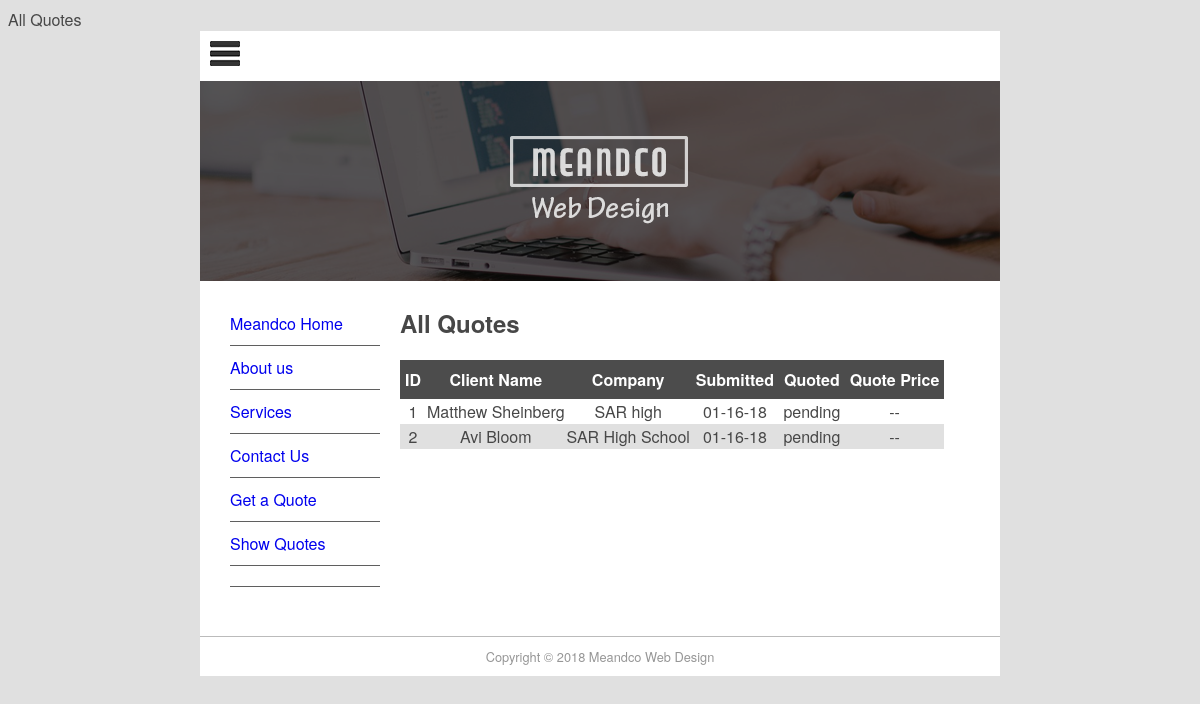
The page /quote/show on the database as committed earlier.
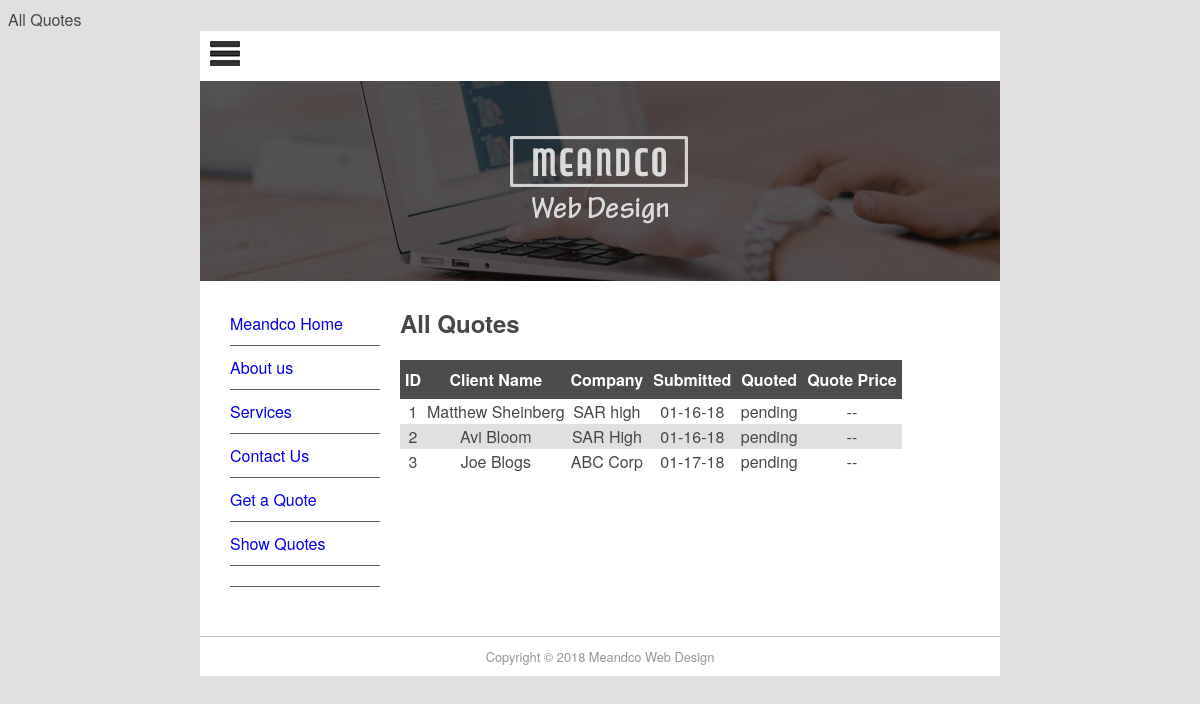
The same page on the database as committed later.
### pages/models.py (models this page shows, shortened)
class Page(models.Model):
    title = models.CharField(max_length=60)
    permalink = models.CharField(max_length=12, unique = True)
    update_date = models.DateTimeField('Last Updated')
    bodytext = models.TextField('Page Content', blank=True)

### quotes/models.py (models this page shows, shortened)
class Quote(models.Model):
    name = models.CharField(max_length = 100)
    position = models.CharField(max_length = 50, blank = True)
    company = models.CharField(max_length = 50, blank = True)
    address = models.CharField(max_length = 200, blank = True)
    phone = models.CharField(max_length = 30, blank = True)
    email = models.EmailField()
    web = models.URLField(blank = True)
    description = models.TextField()
    sitestatus = models.CharField(max_length = 20, choices = STATUS_CHOICES)
    priority = models.CharField(max_length = 40, choices = PRIORITY_CHOICES)
    jobfile = models.FileField(upload_to='uploads/', blank = True)
    submitted = models.DateField(auto_now_add=True)
    quotedate = models.DateField(blank = True, null = True)
    quoteprice = models.DecimalField(decimal_places=2, max_digits=7, blank = True, default = 0)
    username = models.ForeignKey(User, blank = True, null = True)

### quotes/views.py (the view)
# urls.py: url(r'show$', QuoteList.as_view(), name='show-quotes'),
class QuoteList(ListView):
    model = Quote
    context_object_name = 'all_quotes'
    def get_context_data(self, **kwargs):
        context=super(QuoteList, self).get_context_data(**kwargs)
        context['page_list']=Page.objects.all()
        return context

### quotes/templates/quotes/quote_list.html (shortened to what this page needs)
{% extends "quotes/quote.html" %}
{% block content %}
<h1>All Quotes</h1>
<table style="border-collapse:collapse">
    <tr class="quotehdr"><th>ID</th><th>Client Name</th>
      <th>Company</th><th>Submitted</th><th>Quoted</th><th>Quote Price</th>
    </tr>
    {% for quote in all_quotes %}
      <tr class="quoterow {% cycle '' 'altrow' %}">
        <td>{{quote.id}}</td>
        <td>{{quote.name}}</td>
        <td>{{quote.company}}</td>
        <td>{{quote.submitted|date:"m-d-y"}}</td>
        <td>{{quote.quotedate|date:"m-d-y"|default:"pending"}}</td>
        <td>{{quote.quoteprice|default:"--"}}</td>
      </tr>
    {% endfor %}
  </table>
  {% endblock content %}

### mfdw_site/templates/quotes/quote.html (shortened to what this page needs)
{% extends "base.html" %}
{% block sidenav %}
  {% for page in page_list %}
    <li><a href="{{ page.permalink }}">{{ page.title }}</a></li>
  {% endfor %}
{% endblock sidenav %}

Rows that differ between the two databases and show on the page:
changed Quote "Avi Bloom": company "SAR High School" → "SAR High"
added Quote: id "3", name "Joe Blogs", company "ABC Corp", submitted "01-17-18", quotedate "pending", quoteprice "--"
